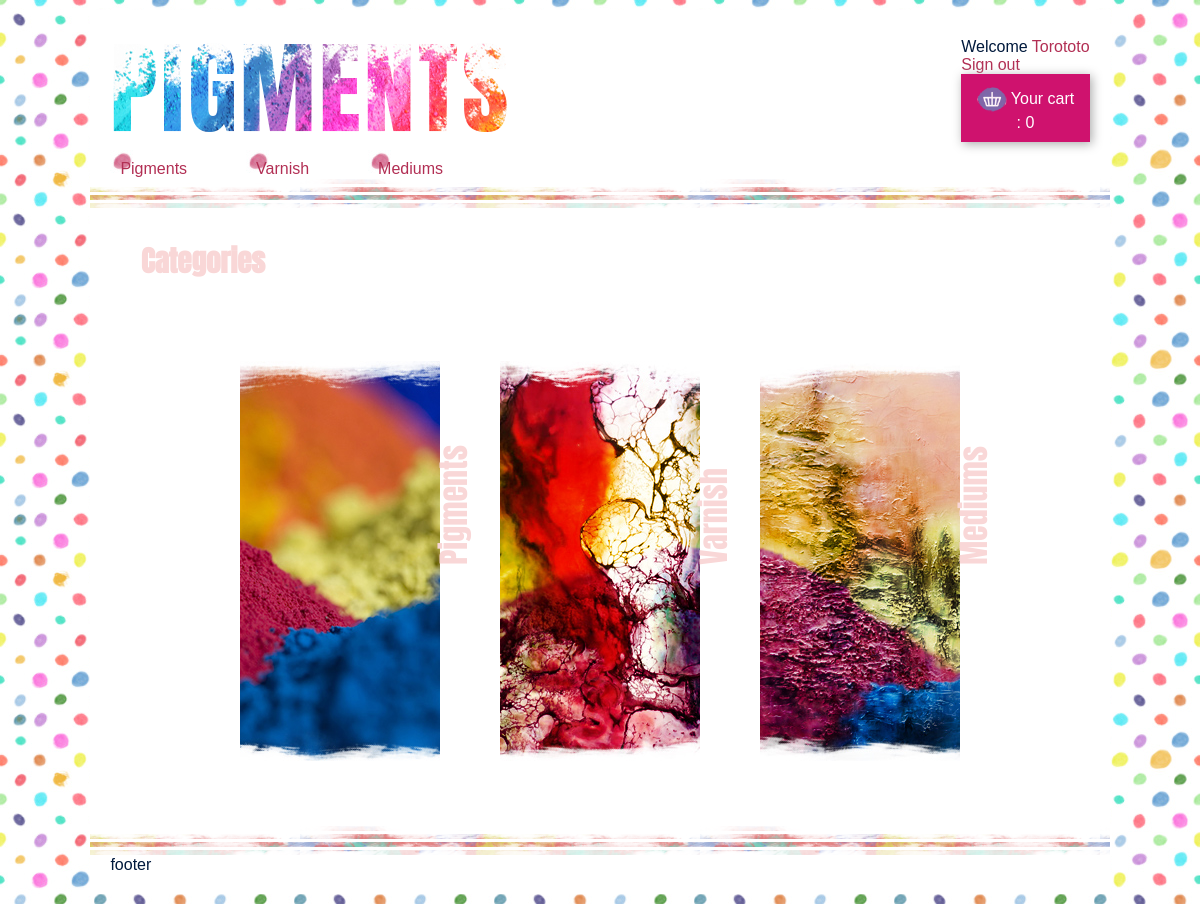
The page /index.php?ctrl=category&action=display (signed in) on the database its author committed.
### tables this page shows
CREATE TABLE IF NOT EXISTS `categories` (
  `id` int(11) NOT NULL,
  `name` varchar(40) NOT NULL,
  `img_url` varchar(100) NOT NULL
);

### controller/CategoryController.php (called while the page is built, shortened)
<?
class CategoryController{
	private $categories=[];
	private $manager;
	private static $_instance;
	private function __construct($db1) {
		require_once('./model/categoryManager.php');
		require_once('./model/Category.php');
		$this->manager = new CategoryManager($db1);
		$this->createCategories();
    }
	public static function getInstance ($db) {
        if (!(self::$_instance instanceof self))
            self::$_instance = new self($db);
        return self::$_instance;
    }
	public function display(){
		$list=$this->categories;
		require('./view/main.php');
	}
	private function createCategories(){
		$list=$this->manager->findAll();
		foreach($list as $data){
			$cat = new Category();
			$cat->hydrate($data);
			array_push($this->categories, $cat);
		}
	}
}

### index.php (called while the page is built, shortened)
<?php
$conn=new Connection();
$db = $conn->get_connection();
if (
	( isset($_GET['ctrl']) && !empty($_GET['ctrl']) ) &&
	( isset($_GET['action']) && !empty($_GET['action']) )
) {
    $ctrl = $_GET['ctrl'];
    $action = $_GET['action'];
}
else {
    $ctrl = 'category';
    $action = 'display';
}
$ctrl = $ctrl . 'Controller';
$controller = $ctrl::getInstance($db);
$controller->$action();

### model/CategoryManager.php (called while the page is built, shortened)
<?php
class CategoryManager{
	private $db;
	public function __construct($db){
		$this->db=$db;
	}
	public function findAll(){
		$select = 'SELECT * FROM categories';
		$search = $this->db->query($select);
		$found = $search->fetchAll();
		return $found;
	}
}

### model/Category.php (called while the page is built, shortened)
<?php
class Category{
	private $id;
	private $name;
	private $img_url;
	public function getId(){
		return $this->id;
	}
	public function getName(){
		return $this->name;
	}
	public function getUrl(){
		return $this->img_url;
	}
}

### view/displayCategories.php (the view)
<h2>Categories</h2>
<ul id="displayCategories">
	<?php
	foreach($list as $category){?>
		<li>
			<div>
				<a href="index.php?ctrl=category&action=displayOne&cat=<? echo $category->getId();?>" >
					<div class="category_name"><?echo $category->getName(); ?></div>
					<div class="thumbnail"><img src="img/<?echo $category->getUrl(); ?>" alt="<?echo $category->getName(); ?>"/></div>
				</a>
			</div>
		</li>
	<?}?>
</ul>

### css/styles.css (style rules this page uses)
* { margin:0; padding:0; border:none; }
html { font-family:Arial, sans-serif; box-sizing:border-box; }
body { background-image:url('../img/fd.jpg'); color:#00193c; }
h1, h2, h3 { font-family: 'Anton', sans-serif; color:#f9d7d7; font-size:1.8em; }
li { list-style-type:none; }
a { text-decoration:none; color:#b22f54; }
#displayCategories { display:flex; justify-content:center; }
#displayCategories li { margin:30px; }
#displayCategories a>div { transform-origin:7.4em 1.5em; }
#displayCategories .category_name { display:table; text-indent:1em; white-space:nowrap; transform:rotate(-90deg); transform-origin:7.4em 1.5em; font-family: 'Anton', sans-serif; color:#f9d7d7; font-size:2em; }
#displayCategories .thumbnail img { opacity:1; -webkit-transition: opacity 1s; transition: opacity 1s; }
#displayCategories .category_name { -webkit-transition: transform-origin 2s, color 4s, opacity 2s; transition: transform-origin 2s, color 4s opacity 2s; }

### rows shown on the page
categories: name "Pigments", img_url (picture)
categories: name "Varnish", img_url (picture)
categories: name "Mediums", img_url (picture)

### other values the page prints
$_SESSION['user']['firstName'] "Torototo"
$cart "0"
